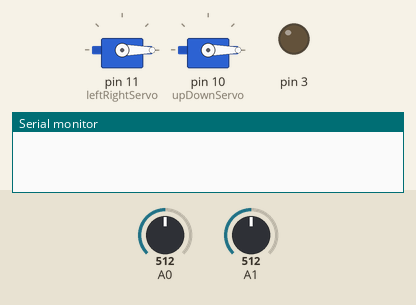
This sketch was run on a simulated Arduino Uno, built with avr-gcc and run on an emulated ATmega328P. Shown: 2 × servo, output pins drawn as LEDs (lit = HIGH), the last lines printed to the serial monitor. Inputs (shaded band) come from the test bench; at power-on: A0 = 512, A1 = 512.

Above: at 1.2 s.
1.3 s: A0 set to 461
2.8 s: A0 set to 439
At 3.26 s:
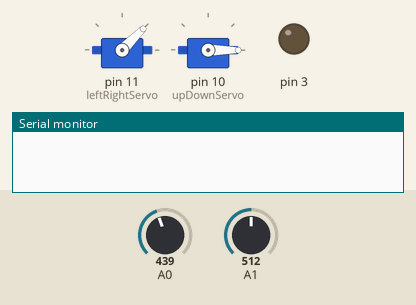
At 5.2 s:
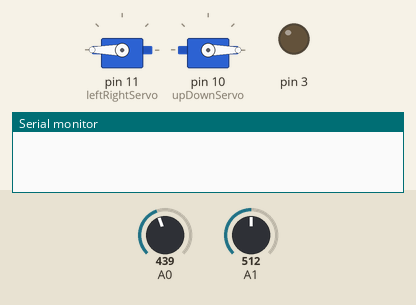
5.8 s: A1 set to 462
7.3 s: A1 set to 439
At 8.2 s:
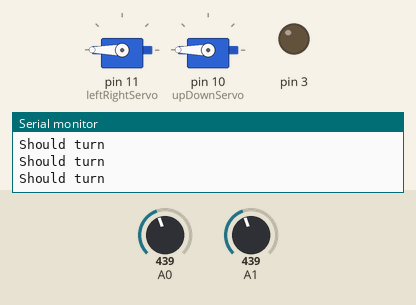
8.9 s: A0 set to 533
10.4 s: A0 set to 568
At 13.4 s:
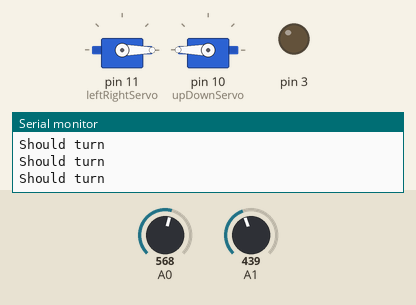
Timing chart, 0 to 14.4 s (numbered marks = the images above; inputs shaded):
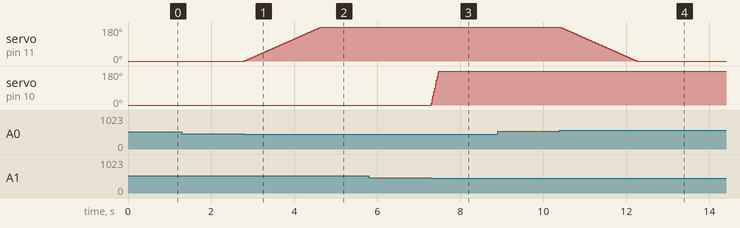

The sketch:

joystickPanTilt.ino
```cpp
#include <Servo.h>
int sensorPin = 5;
int value = 0;

Servo leftRightServo;
int leftRightPos = 0;

Servo upDownServo;
int upDownPos = 0;


void setup() {
  pinMode(3, OUTPUT);
  Serial.begin(9600);
  leftRightServo.attach(11);
  leftRightServo.write(leftRightPos);

  upDownServo.attach(10);
  upDownServo.write(upDownPos);
}

void loop() {
  value = analogRead(0);
  if(value < 450 && leftRightPos < 180)
  {
    leftRightPos++;
    leftRightServo.write(leftRightPos);
  }
  else if(value > 550 && leftRightPos > 0)
  {
    leftRightPos--;
    leftRightServo.write(leftRightPos);
  }

  value = analogRead(1);
  if(value < 450 && upDownPos < 180)
  {
    upDownPos += 10;
    upDownServo.write(upDownPos);
    Serial.println("Should turn");
  }
  else if(value > 550 && upDownPos > 0)
  {
    upDownPos -= 10;
    upDownServo.write(upDownPos);
     Serial.println("Should turn");
  }
  delay(10);
}
```

Measured:
- the behaviour switches between 450 and 449 on A0 (found by bisection; images 0 and 1)
- the behaviour switches between 450 and 449 on A1 (found by bisection; images 2 and 3)
- the behaviour switches between 550 and 551 on A0 (found by bisection; images 3 and 4)
- after the input at 1.3 s, every drawn part: stays the same
- after the input at 2.8 s, servo on pin 11 (leftRightServo): moves from 0° to 180° over 1.9 s, starting at once
- after the input at 5.8 s, every drawn part: stays the same
- after the input at 7.3 s, servo on pin 10 (upDownServo): moves from 0° to 180° over 0.18 s, starting at once
- after the input at 8.9 s, every drawn part: stays the same
- after the input at 10.4 s, servo on pin 11 (leftRightServo): moves from 180° to 0° over 1.9 s, starting at once
